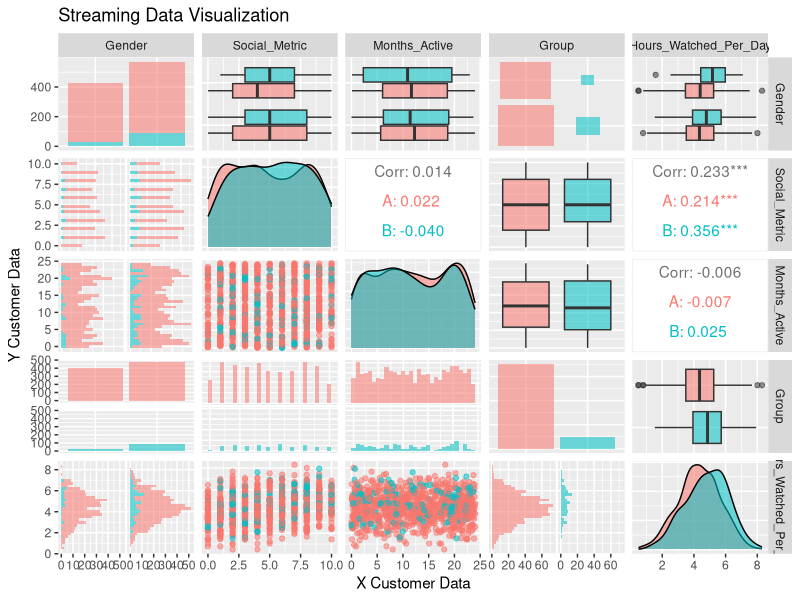
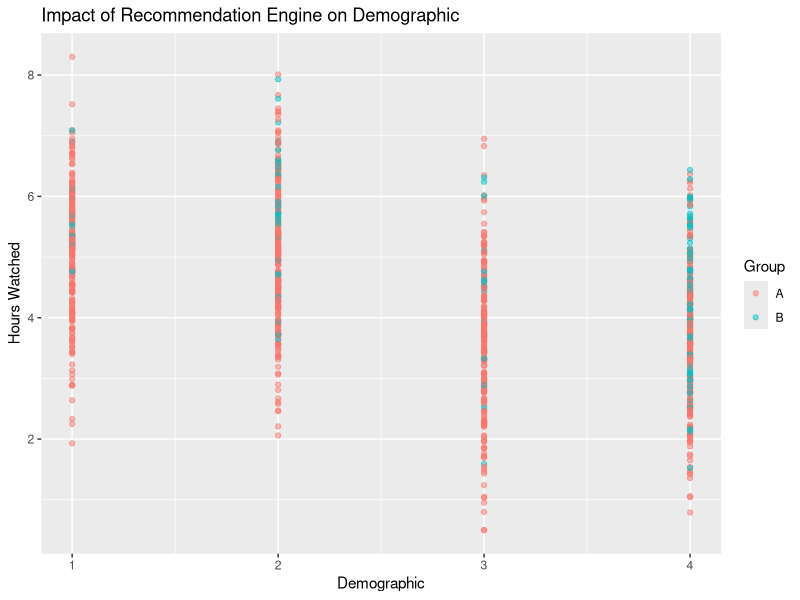
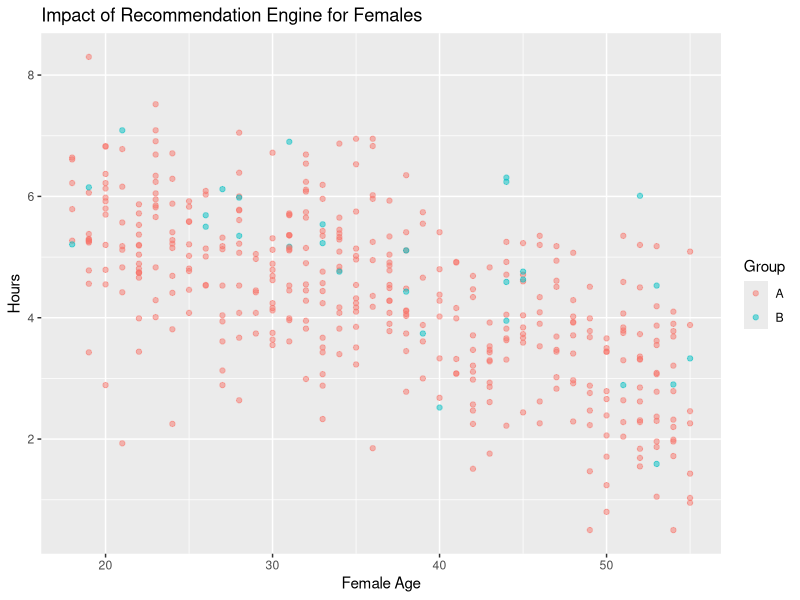
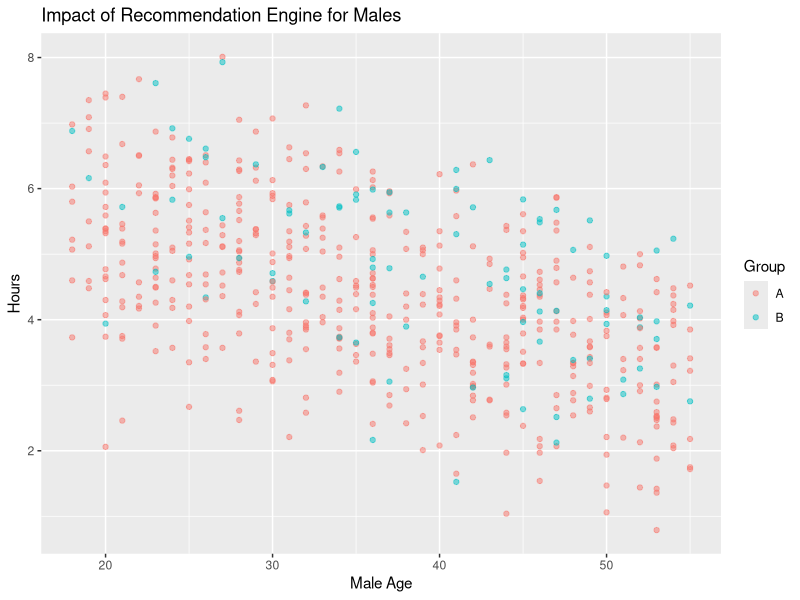
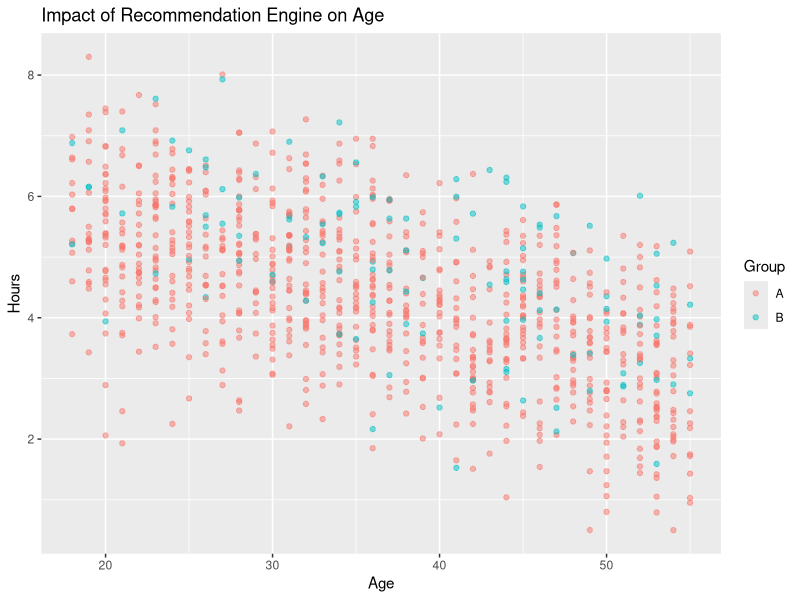
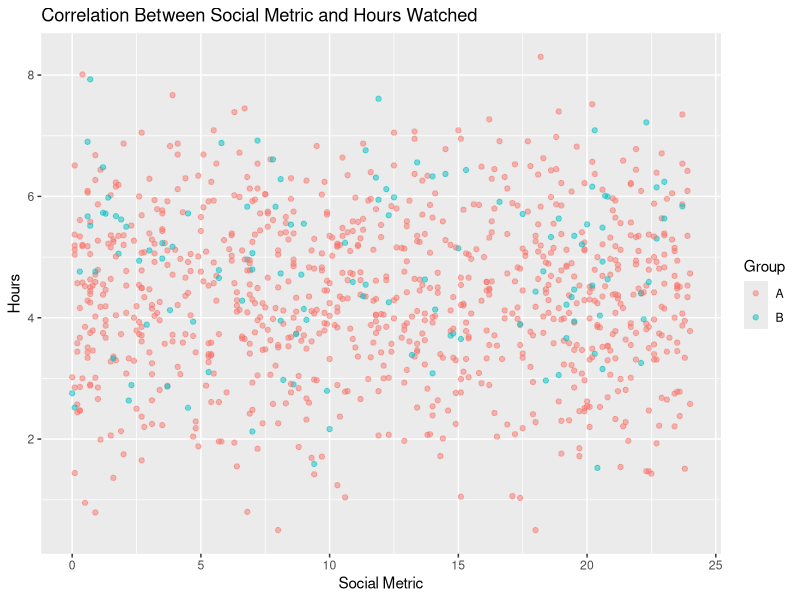
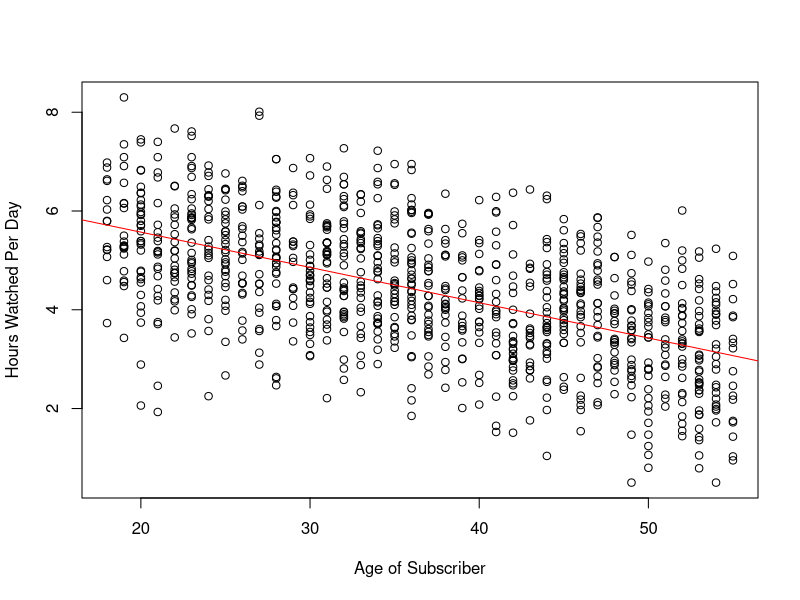
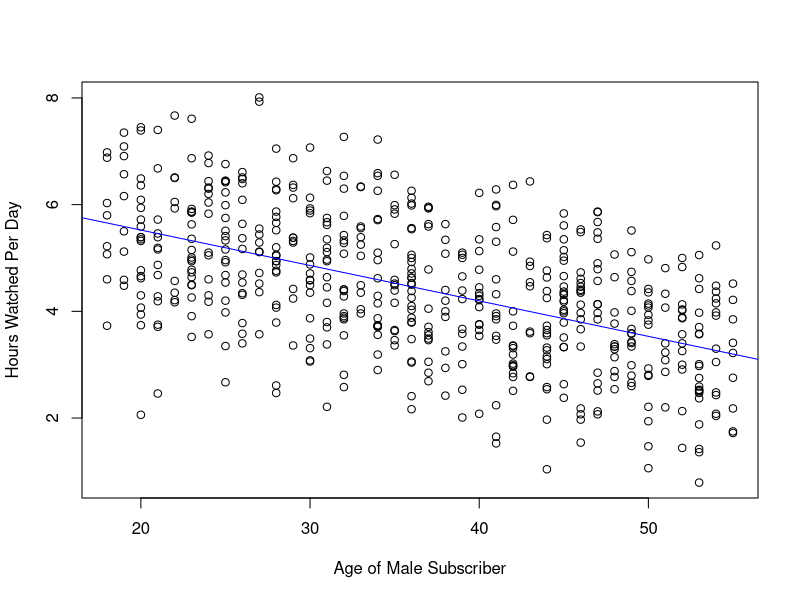

Write the R code that produced these figures, in order.
## ---- chunk 1
knitr::opts_chunk$set(
  warning = FALSE,
  message = FALSE
)
## ---- chunk 2

library(dplyr)
library(ggplot2)
library(readr)
library(lubridate)
library(pwr)

## ---- chunk 3

streaming_data <- read_csv("streaming_data.csv")

streaming_data$date <- lubridate::as_date(streaming_data$date, format = "%d-%b")

#filter to include only testing period
streaming <- streaming_data %>% filter(date > '2023-07-17')

streaming <- streaming %>%
  rename("Date" = "date",
         "Gender" = "gender",
         "Age" = "age",
         "Social_Metric" = "social_metric",
         "Months_Active" = "time_since_signup",
         "Demographic" = "demographic",
         "Group" = "group",
         "Hours_Watched_Per_Day" = "hours_watched"
         )

## ---- chunk 4
#understanding relationships between variables
GGally::ggpairs(streaming, columns = c(2, 4, 5, 7, 8), aes(color = Group, alpha = 0.5),    
        xlab = "X Customer Data",
        ylab = "Y Customer Data",
        title = "Streaming Data Visualization")
## ---- chunk 5
#exploring linear regression
demographic_hours <- streaming %>%
  ggplot(aes(x = Demographic, y = Hours_Watched_Per_Day, color = Group)) +
  geom_point(alpha = 0.5) +
  labs(
    x = 'Demographic', 
    y = 'Hours Watched',
    color = 'Group',
    title = 'Impact of Recommendation Engine on Demographic'
  )
demographic_hours

#subsetting genders
Female <- streaming %>%
  filter(Demographic %in% c("1", "3"))

Male <- streaming %>%
  filter(Demographic %in% c("2", "4"))

#female, age, hours linear regression
female_age <- Female %>%
  ggplot(aes(x = Age, y = Hours_Watched_Per_Day, color = Group)) +
  geom_point(alpha = 0.5) +
  labs(
    x = 'Female Age', 
    y = 'Hours',
    color = 'Group',
    title = 'Impact of Recommendation Engine for Females'
  )
female_age

#male, age, hours linear regression
male_age <- Male %>%
  ggplot(aes(x = Age, y = Hours_Watched_Per_Day, color = Group)) +
  geom_point(alpha = 0.5) +
  labs(
    x = 'Male Age', 
    y = 'Hours',
    color = 'Group',
    title = 'Impact of Recommendation Engine for Males'
  )
male_age

#weak negative linear regression
age_hours <- streaming %>%
  ggplot(aes(x = Age, y = Hours_Watched_Per_Day, color = Group)) +
  geom_point(alpha = 0.5) +
  labs(
    x = 'Age', 
    y = 'Hours',
    color = 'Group',
    title = 'Impact of Recommendation Engine on Age'
  )
age_hours

#no obvious correlation
social_hours <- streaming %>%
  ggplot(aes(x = Months_Active, y = Hours_Watched_Per_Day, color = Group)) +
  geom_point(alpha = 0.5) +
  labs(
    x = 'Social Metric', 
    y = 'Hours',
    color = 'Group',
    title = 'Correlation Between Social Metric and Hours Watched'
  )
social_hours

## ---- chunk 6
#lm function for linear regression - females
female1 <- lm(Hours_Watched_Per_Day ~ Age, data = Female)
female1 %>% summary()

#lm function for linear regression - males
male1 <- lm(Hours_Watched_Per_Day ~ Age, data = Male)
male1 %>% summary()

#lm function for linear regression
agevshoursmodel <- lm(Hours_Watched_Per_Day ~ Age, data = streaming)
agevshoursmodel %>% summary()

#this results in a higher R-squared score, however unclear about the social metric score
agesocial <- lm(Hours_Watched_Per_Day ~ Age + Social_Metric, data = streaming)
summary(agesocial)

#this results in a lower R squared score
demog <- lm(Hours_Watched_Per_Day ~ Demographic, data = streaming)
summary(demog)

social <- lm(Hours_Watched_Per_Day ~ Social_Metric, data = streaming)
summary(social)

## ---- chunk 7
#linear regression line over variables

plot(Hours_Watched_Per_Day ~ Age, data = streaming, xlab = "Age of Subscriber", ylab = "Hours Watched Per Day")
abline(agevshoursmodel, col= "red")

plot(Hours_Watched_Per_Day ~ Age, data = Male, xlab = "Age of Male Subscriber", ylab = "Hours Watched Per Day")
abline(male1, col= "blue")

plot(Hours_Watched_Per_Day ~ Age, data = Female, xlab = "Age of Female Subscriber", ylab = "Hours Watched Per Day")
abline(female1, col= "yellow")

plot(Hours_Watched_Per_Day ~ Demographic, data = streaming, xlab = "Demographic", ylab = "Hours Watched Per Day")
abline(demog, col= "orange")

## ---- chunk 8
#checking linear regression assumptions

plot(agevshoursmodel)
plot(female1)
plot(male1)
## ---- chunk 9

#checking for bias

#filter for group A and B
B_group <- streaming %>%
  filter(Group == "B")

A_group <- streaming %>%
  filter(Group == "A")

# count total numbers in each group
total_a <- sum(streaming$Group == 'A')
total_b <- sum(streaming$Group == 'B')

# Group A male to female
male_a <- sum(A_group$Gender == 'M')
#male_a = 169
female_a <- sum(A_group$Gender == 'F')
#female_a = 163

#gender ratio - more males 1
mf_ratio_a <- male_a/female_a
#More males in group A - male ratio to female is 1.03

#Group B male to female
male_b <- sum(B_group$Gender == 'M')
#male_b = 91
female_b <- sum(B_group$Gender == 'F')
#female_b = 29
mf_ratio_b <- male_b/female_b
#Higher ratio of males in group B - male ratio to female is 3.138

#plot age distribution for each group
qqplot(A_group$Age, B_group$Age,
        main = 'Population of Age in Group A and B',
        xlab = 'Group A Age Distribution', 
       ylab = 'Group B Age Distribution')

#filter for distinct demographics in each group (A)
demog_a <- A_group %>% 
  group_by(Demographic) %>% 
  summarize(n_dem_a = n()) %>% 
  distinct()

#filter for distinct demographics in each group (B)
demog_b <- B_group %>% 
  group_by(Demographic) %>% 
  summarize(n_dem_b = n()) %>% 
  distinct()

#proportions of each demographics in each group
demog_a$p_a <- demog_a$n_dem_a / total_a
demog_b$p_b <- demog_b$n_dem_b / total_b

qqplot(demog_a$n_dem_a, demog_b$n_dem_b, 
       main = 'Population of Demographic Subgroup in Group A and B',
       xlab = 'Group A Demographic Distribution', 
       ylab = 'Group B Demographic Distribution')
## ---- chunk 10

#check the difference in means - 2 demographic
a2_data1 <- streaming %>% 
  filter(Group == 'A') %>% 
  group_by(Age, Social_Metric) %>% 
  summarise(n_a = n(), mean_hours_a = mean(Hours_Watched_Per_Day), sda = sd(Hours_Watched_Per_Day),
            .groups = 'drop')

b2_data1 <- streaming %>% 
  filter(Group == 'B') %>% 
  group_by(Age, Social_Metric) %>% 
  summarise(n_b = n(), mean_hours_b = mean(Hours_Watched_Per_Day), sdb = sd(Hours_Watched_Per_Day),
            .groups = 'drop')

#sample metrics are different so isn't a direct comparison
stats_3 <- inner_join(a2_data1, b2_data1)

#difference of means for demographics
stats_3$diff <- stats_3$mean_hours_b - stats_3$mean_hours_a

stats_3$diff %>% mean()

#sd pooled for all sub groups in demographics
stats_3$sdpooled <- sqrt(((stats_3$n_a-1)*stats_3$sda^2 + (stats_3$n_b-1)*stats_3$sdb^2) / (stats_3$n_a+stats_3$n_b-2))

#find the effect size for each sub group
stats_3$effect <- (stats_3$mean_hours_b-stats_3$mean_hours_a)/stats_3$sdpooled

#calculate the t-value
stats_3$t_statistic <- (stats_3$mean_hours_b-stats_3$mean_hours_a)/sqrt((stats_3$sdpooled/stats_3$n_a)+(stats_3$sdpooled/stats_3$n_b))

#calculate the degree of freedom
stats_3$df <- stats_3$n_a+stats_3$n_b-2

stats_3

# Subgroup-level aggregation resulted in insufficient overlap between segments, limiting reliable comparison at this granularity.

## ---- chunk 11

#check variance
boxplot(Hours_Watched_Per_Day ~ Demographic, data = streaming)

#check normality

shapiro.test(streaming$Hours_Watched_Per_Day)

## ---- chunk 12
#check the difference in means and run t-test - 1 demographic
a_data1 <- streaming %>%  
  filter(Group == 'A') %>% 
  group_by(Demographic) %>% 
  summarise(Population_A = n(), Mean_Hours_A = mean(Hours_Watched_Per_Day), SDA = sd(Hours_Watched_Per_Day),
            .groups = 'drop')

b_data1 <- streaming %>% 
  filter(Group == 'B') %>% 
  group_by(Demographic) %>% 
  summarise(Population_B = n(), Mean_Hours_B = mean(Hours_Watched_Per_Day), SDB = sd(Hours_Watched_Per_Day),
            .groups = 'drop')

#sample metrics are different so isn't a direct comparison
demog_df <- inner_join(a_data1, b_data1)

demog_df$Pop_Ratio <- demog_df$Population_A/demog_df$Population_B
#difference of means for demographics
demog_df$Difference_of_Mean <- demog_df$Mean_Hours_B - demog_df$Mean_Hours_A

#sd pooled for all 4 demographics
demog_df$SD_Pooled <- sqrt(((demog_df$Population_A-1)*demog_df$SDA^2 + (demog_df$Population_B-1)*demog_df$SDB^2) / (demog_df$Population_A+demog_df$Population_B-2))

#find the effect size for each demographic (1,2,3,4)
demog_df$Effect_Size <- (demog_df$Mean_Hours_B-demog_df$Mean_Hours_A)/demog_df$SD_Pooled

#find the t-value
demog_df$T_statistic <- (demog_df$Mean_Hours_B-demog_df$Mean_Hours_A)/sqrt((demog_df$SD_Pooled/demog_df$Population_A)+(demog_df$SD_Pooled/demog_df$Population_B))

#find the degree of freedom
demog_df$Degree_Freedom <- demog_df$Population_A+demog_df$Population_B-2
## ---- chunk 13
demog_df
## ---- chunk 14
#checking statistical significance and sample size
p_values <- streaming %>%
  group_by(Demographic) %>%
  summarise(
    p_value = t.test(Hours_Watched_Per_Day ~ Group)$p.value,
    .groups = "drop"
  )

# Join p-values back into main table
demog_df <- left_join(demog_df, p_values, by = "Demographic")

## ---- chunk 15

alpha <- 0.01
min_samp <- 33

demog_df$Significant <- demog_df$p_value < alpha
demog_df$Min_Sample <- demog_df$Population_B > min_samp
## ---- chunk 16
#find minimum sample size
pwr.t.test(n = NULL, 
           d = 0.8, 
           sig.level = 0.01, 
           power = 0.8, 
           type = "two.sample", 
           alternative = "two.sided")

## ---- chunk 17

#showing statistical significance outcomes visually

plot_dem <- demog_df

final <- ggplot()

final <- ggplot(plot_dem, aes(x = Demographic, y = Difference_of_Mean, fill = p_value))
final <- final + geom_tile(color = "transparent", size = 0.5)
final <- final + labs(title = "Statistical Significance of Difference in Average Viewing Hours", x = "Demographic", y = "Average Difference in Viewing Hours Per Day", fill = "P_Value")
final <- final + theme(axis.text.x = element_text(angle = 90, hjust = 1))

final
